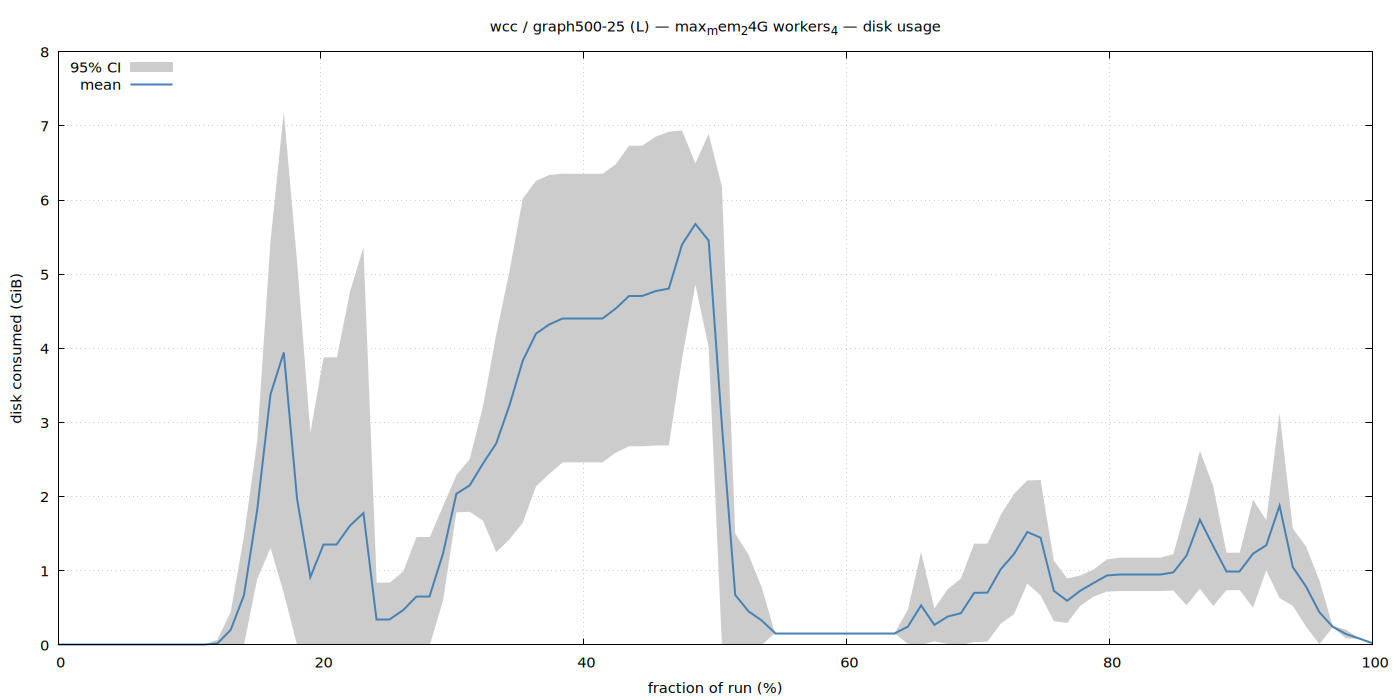

Write gnuplot code to recreate this figure.
set terminal pngcairo size 1400,700 enhanced font 'Sans,11'
set output '/home/ubuntu/nvm/results/wcc/L/graph500-25/max_mem_24G_workers_4/disk.png'
set title "wcc / graph500-25 (L) — max_mem_24G workers_4 — disk usage"
set xlabel 'fraction of run (%)'
set ylabel 'disk consumed (GiB)'
set grid
set key top left
set yrange [0:*]
plot '/home/ubuntu/nvm/results/wcc/L/graph500-25/max_mem_24G_workers_4/disk.dat' using 1:3:4 with filledcurves lc rgb '#cccccc' title '95% CI', \
     '' using 1:2 with lines lw 2 lc rgb '#4682b4' title 'mean'
